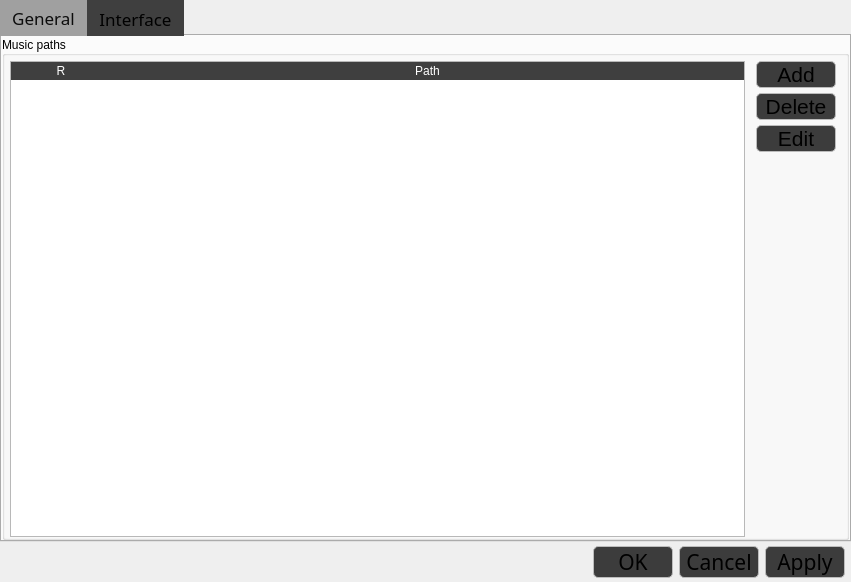
<?xml version="1.0" encoding="UTF-8"?>
<ui version="4.0">
 <class>MainWidget</class>
 <widget class="QWidget" name="MainWidget">
  <property name="enabled">
   <bool>true</bool>
  </property>
  <property name="geometry">
   <rect>
    <x>0</x>
    <y>0</y>
    <width>851</width>
    <height>582</height>
   </rect>
  </property>
  <property name="sizePolicy">
   <sizepolicy hsizetype="Expanding" vsizetype="Expanding">
    <horstretch>0</horstretch>
    <verstretch>0</verstretch>
   </sizepolicy>
  </property>
  <property name="minimumSize">
   <size>
    <width>750</width>
    <height>500</height>
   </size>
  </property>
  <property name="windowTitle">
   <string>Settings</string>
  </property>
  <property name="styleSheet">
   <string notr="true">color: rgb(255, 255, 255);
font: 75 13pt &quot;Century Gothic&quot;;
selection-background-color: rgb(188, 188, 188);
selection-color: rgb(0, 0, 0);
border-color: rgb(15, 15, 15);
background-color: rgb(63, 63, 63);
alternate-background-color: rgb(188, 188, 188);

QMenuBar::item:selected {
	background-color: rgb(188, 188, 188);
	color: rgb(0, 0, 0);
}</string>
  </property>
  <layout class="QGridLayout" name="MainWidget_gridLayout">
   <property name="leftMargin">
    <number>0</number>
   </property>
   <property name="topMargin">
    <number>0</number>
   </property>
   <property name="rightMargin">
    <number>0</number>
   </property>
   <property name="bottomMargin">
    <number>0</number>
   </property>
   <property name="spacing">
    <number>0</number>
   </property>
   <item row="1" column="0">
    <widget class="QTabWidget" name="tabWidget">
     <property name="enabled">
      <bool>true</bool>
     </property>
     <property name="font">
      <font>
       <family>Century Gothic</family>
       <pointsize>13</pointsize>
       <italic>false</italic>
       <bold>false</bold>
       <underline>false</underline>
       <strikeout>false</strikeout>
       <stylestrategy>PreferDefault</stylestrategy>
       <kerning>true</kerning>
      </font>
     </property>
     <property name="layoutDirection">
      <enum>Qt::LeftToRight</enum>
     </property>
     <property name="autoFillBackground">
      <bool>false</bool>
     </property>
     <property name="styleSheet">
      <string notr="true">QTabBar {
	font: 13pt &quot;Century Gothic&quot;;
	border: 0px solid;
}

QTabBar:tab {
	font: 13pt &quot;Century Gothic&quot;;
	background-color: rgb(63, 63, 63);

}
QTabBar:tab:hover {
	background-color: rgb(188, 188, 188);
	color: rgb(0, 0, 0)
}
QTabBar:tab:selected {
	background-color: rgb(160, 160, 160);
	color: rgb(12, 12, 12);
}

QTabWidget::pane {}</string>
     </property>
     <property name="tabPosition">
      <enum>QTabWidget::North</enum>
     </property>
     <property name="tabShape">
      <enum>QTabWidget::Rounded</enum>
     </property>
     <property name="currentIndex">
      <number>0</number>
     </property>
     <property name="elideMode">
      <enum>Qt::ElideNone</enum>
     </property>
     <property name="usesScrollButtons">
      <bool>true</bool>
     </property>
     <property name="documentMode">
      <bool>false</bool>
     </property>
     <property name="tabsClosable">
      <bool>false</bool>
     </property>
     <property name="movable">
      <bool>false</bool>
     </property>
     <property name="tabBarAutoHide">
      <bool>false</bool>
     </property>
     <widget class="QWidget" name="tab_general">
      <property name="styleSheet">
       <string notr="true"/>
      </property>
      <attribute name="title">
       <string>General</string>
      </attribute>
      <layout class="QGridLayout" name="tab_general_gridLayout">
       <property name="leftMargin">
        <number>0</number>
       </property>
       <property name="topMargin">
        <number>0</number>
       </property>
       <property name="rightMargin">
        <number>0</number>
       </property>
       <property name="bottomMargin">
        <number>0</number>
       </property>
       <property name="spacing">
        <number>0</number>
       </property>
       <item row="0" column="0">
        <widget class="QGroupBox" name="groupBox_music_paths">
         <property name="styleSheet">
          <string notr="true"/>
         </property>
         <property name="title">
          <string>Music paths</string>
         </property>
         <property name="alignment">
          <set>Qt::AlignLeading|Qt::AlignLeft|Qt::AlignVCenter</set>
         </property>
         <property name="flat">
          <bool>true</bool>
         </property>
         <property name="checkable">
          <bool>false</bool>
         </property>
         <layout class="QGridLayout" name="groupBox_music_paths_gridLayout">
          <property name="leftMargin">
           <number>5</number>
          </property>
          <property name="topMargin">
           <number>5</number>
          </property>
          <property name="rightMargin">
           <number>5</number>
          </property>
          <property name="bottomMargin">
           <number>0</number>
          </property>
          <item row="0" column="1">
           <widget class="QWidget" name="widget_music_paths_buttons" native="true">
            <layout class="QVBoxLayout" name="widget_music_paths_buttons_verticalLayout">
             <property name="spacing">
              <number>5</number>
             </property>
             <property name="leftMargin">
              <number>5</number>
             </property>
             <property name="topMargin">
              <number>0</number>
             </property>
             <property name="rightMargin">
              <number>5</number>
             </property>
             <property name="bottomMargin">
              <number>0</number>
             </property>
             <item>
              <widget class="QPushButton" name="button_add_path">
               <property name="minimumSize">
                <size>
                 <width>80</width>
                 <height>0</height>
                </size>
               </property>
               <property name="maximumSize">
                <size>
                 <width>80</width>
                 <height>16777215</height>
                </size>
               </property>
               <property name="styleSheet">
                <string notr="true">QPushButton {
	background-color: rgb(60, 60, 60);
	border-radius: 5%;
    border: 1px solid rgb(188, 188, 188);
	font-size: 16pt;
}

QPushButton:hover{
	background-color: rgb(188, 188, 188);
	color: rgb(0, 0, 0);
} </string>
               </property>
               <property name="text">
                <string>Add</string>
               </property>
              </widget>
             </item>
             <item>
              <widget class="QPushButton" name="button_delete_path">
               <property name="minimumSize">
                <size>
                 <width>80</width>
                 <height>0</height>
                </size>
               </property>
               <property name="maximumSize">
                <size>
                 <width>80</width>
                 <height>16777215</height>
                </size>
               </property>
               <property name="styleSheet">
                <string notr="true">QPushButton {
	background-color: rgb(60, 60, 60);
	border-radius: 5%;
    border: 1px solid rgb(188, 188, 188);
	font-size: 16pt;
}

QPushButton:hover{
	background-color: rgb(188, 188, 188);
	color: rgb(0, 0, 0);
} </string>
               </property>
               <property name="text">
                <string>Delete</string>
               </property>
              </widget>
             </item>
             <item>
              <widget class="QPushButton" name="button_edit_path">
               <property name="minimumSize">
                <size>
                 <width>80</width>
                 <height>0</height>
                </size>
               </property>
               <property name="maximumSize">
                <size>
                 <width>80</width>
                 <height>16777215</height>
                </size>
               </property>
               <property name="styleSheet">
                <string notr="true">QPushButton {
	background-color: rgb(60, 60, 60);
	border-radius: 5%;
    border: 1px solid rgb(188, 188, 188);
	font-size: 16pt;
}

QPushButton:hover{
	background-color: rgb(188, 188, 188);
	color: rgb(0, 0, 0);
} </string>
               </property>
               <property name="text">
                <string>Edit</string>
               </property>
              </widget>
             </item>
             <item>
              <spacer name="verticalSpacer">
               <property name="orientation">
                <enum>Qt::Vertical</enum>
               </property>
               <property name="sizeHint" stdset="0">
                <size>
                 <width>20</width>
                 <height>318</height>
                </size>
               </property>
              </spacer>
             </item>
            </layout>
           </widget>
          </item>
          <item row="0" column="0">
           <widget class="QTableWidget" name="tableWidget_music_paths">
            <property name="styleSheet">
             <string notr="true">QHeaderView {
	background: transparent;
	border: 0px solid;
}

QHeaderView::section {
	background-color: rgb(63, 63, 63);
	color: white;
	border: 0px solid;
}

QTableCornerButton::section {
	background-color: rgb(63,63, 63);
	border: 0px solid;
}</string>
            </property>
            <property name="frameShape">
             <enum>QFrame::StyledPanel</enum>
            </property>
            <property name="frameShadow">
             <enum>QFrame::Sunken</enum>
            </property>
            <property name="lineWidth">
             <number>1</number>
            </property>
            <property name="verticalScrollBarPolicy">
             <enum>Qt::ScrollBarAsNeeded</enum>
            </property>
            <property name="horizontalScrollBarPolicy">
             <enum>Qt::ScrollBarAlwaysOff</enum>
            </property>
            <property name="sizeAdjustPolicy">
             <enum>QAbstractScrollArea::AdjustIgnored</enum>
            </property>
            <property name="selectionMode">
             <enum>QAbstractItemView::SingleSelection</enum>
            </property>
            <property name="selectionBehavior">
             <enum>QAbstractItemView::SelectItems</enum>
            </property>
            <property name="showGrid">
             <bool>true</bool>
            </property>
            <property name="sortingEnabled">
             <bool>true</bool>
            </property>
            <property name="cornerButtonEnabled">
             <bool>true</bool>
            </property>
            <attribute name="horizontalHeaderMinimumSectionSize">
             <number>10</number>
            </attribute>
            <attribute name="horizontalHeaderStretchLastSection">
             <bool>true</bool>
            </attribute>
            <column>
             <property name="text">
              <string extracomment="Recursive search">R</string>
             </property>
             <property name="toolTip">
              <string extracomment="Recursive search"/>
             </property>
             <property name="whatsThis">
              <string extracomment="Recursive search"/>
             </property>
            </column>
            <column>
             <property name="text">
              <string>Path</string>
             </property>
            </column>
           </widget>
          </item>
         </layout>
        </widget>
       </item>
      </layout>
     </widget>
     <widget class="QWidget" name="tab_interface">
      <attribute name="title">
       <string>Interface</string>
      </attribute>
      <layout class="QGridLayout" name="tab_interface_gridLayout">
       <property name="leftMargin">
        <number>0</number>
       </property>
       <property name="topMargin">
        <number>0</number>
       </property>
       <property name="rightMargin">
        <number>0</number>
       </property>
       <property name="bottomMargin">
        <number>0</number>
       </property>
       <property name="spacing">
        <number>0</number>
       </property>
       <item row="0" column="0">
        <widget class="QGroupBox" name="groupBox_current_song_parameters">
         <property name="styleSheet">
          <string notr="true"/>
         </property>
         <property name="title">
          <string>Current song parameters</string>
         </property>
         <layout class="QGridLayout" name="groupBox_current_song_parameters_gridLayout">
          <property name="horizontalSpacing">
           <number>25</number>
          </property>
          <item row="0" column="1">
           <widget class="QRadioButton" name="button_radio_dials">
            <property name="font">
             <font>
              <family>Century Gothic</family>
              <pointsize>13</pointsize>
              <italic>false</italic>
              <bold>false</bold>
             </font>
            </property>
            <property name="text">
             <string>Dials</string>
            </property>
            <property name="checked">
             <bool>false</bool>
            </property>
           </widget>
          </item>
          <item row="1" column="1">
           <widget class="QRadioButton" name="button_radio_sliders">
            <property name="font">
             <font>
              <family>Century Gothic</family>
              <pointsize>13</pointsize>
              <italic>false</italic>
              <bold>false</bold>
             </font>
            </property>
            <property name="text">
             <string>Sliders</string>
            </property>
            <property name="checked">
             <bool>true</bool>
            </property>
           </widget>
          </item>
          <item row="0" column="0">
           <widget class="QLabel" name="label_style">
            <property name="font">
             <font>
              <family>Century Gothic</family>
              <pointsize>13</pointsize>
              <italic>false</italic>
              <bold>false</bold>
             </font>
            </property>
            <property name="text">
             <string>Style</string>
            </property>
            <property name="alignment">
             <set>Qt::AlignCenter</set>
            </property>
           </widget>
          </item>
         </layout>
        </widget>
       </item>
      </layout>
     </widget>
    </widget>
   </item>
   <item row="2" column="0">
    <widget class="QWidget" name="widget_footer" native="true">
     <property name="sizePolicy">
      <sizepolicy hsizetype="Expanding" vsizetype="Preferred">
       <horstretch>0</horstretch>
       <verstretch>0</verstretch>
      </sizepolicy>
     </property>
     <property name="minimumSize">
      <size>
       <width>0</width>
       <height>40</height>
      </size>
     </property>
     <property name="maximumSize">
      <size>
       <width>16777215</width>
       <height>40</height>
      </size>
     </property>
     <property name="autoFillBackground">
      <bool>false</bool>
     </property>
     <layout class="QHBoxLayout" name="widget_footer_horizontalLayout">
      <property name="leftMargin">
       <number>0</number>
      </property>
      <property name="topMargin">
       <number>4</number>
      </property>
      <property name="rightMargin">
       <number>6</number>
      </property>
      <property name="bottomMargin">
       <number>4</number>
      </property>
      <item>
       <spacer name="horizontalSpacer">
        <property name="orientation">
         <enum>Qt::Horizontal</enum>
        </property>
        <property name="sizeHint" stdset="0">
         <size>
          <width>498</width>
          <height>20</height>
         </size>
        </property>
       </spacer>
      </item>
      <item>
       <widget class="QWidget" name="widget_footer_buttons" native="true">
        <layout class="QGridLayout" name="widget_footer_buttons_gridLayout">
         <property name="leftMargin">
          <number>0</number>
         </property>
         <property name="topMargin">
          <number>0</number>
         </property>
         <property name="rightMargin">
          <number>0</number>
         </property>
         <property name="bottomMargin">
          <number>0</number>
         </property>
         <property name="verticalSpacing">
          <number>0</number>
         </property>
         <item row="0" column="0">
          <widget class="QPushButton" name="button_ok">
           <property name="minimumSize">
            <size>
             <width>80</width>
             <height>32</height>
            </size>
           </property>
           <property name="maximumSize">
            <size>
             <width>80</width>
             <height>32</height>
            </size>
           </property>
           <property name="font">
            <font>
             <family>Century Gothic</family>
             <pointsize>16</pointsize>
             <italic>false</italic>
             <bold>false</bold>
             <strikeout>false</strikeout>
             <kerning>true</kerning>
            </font>
           </property>
           <property name="styleSheet">
            <string notr="true">QPushButton {
	background-color: rgb(60, 60, 60);
	border-radius: 5%;
    border: 1px solid rgb(188, 188, 188);
	font-size: 16pt;
}

QPushButton:hover{
	background-color: rgb(188, 188, 188);
	color: rgb(0, 0, 0);
} </string>
           </property>
           <property name="text">
            <string>OK</string>
           </property>
          </widget>
         </item>
         <item row="0" column="1">
          <widget class="QPushButton" name="button_cancel">
           <property name="minimumSize">
            <size>
             <width>80</width>
             <height>32</height>
            </size>
           </property>
           <property name="maximumSize">
            <size>
             <width>80</width>
             <height>32</height>
            </size>
           </property>
           <property name="sizeIncrement">
            <size>
             <width>0</width>
             <height>0</height>
            </size>
           </property>
           <property name="baseSize">
            <size>
             <width>0</width>
             <height>0</height>
            </size>
           </property>
           <property name="font">
            <font>
             <family>Century Gothic</family>
             <pointsize>16</pointsize>
             <italic>false</italic>
             <bold>false</bold>
            </font>
           </property>
           <property name="styleSheet">
            <string notr="true">QPushButton {
	background-color: rgb(60, 60, 60);
	border-radius: 5%;
    border: 1px solid rgb(188, 188, 188);
	font-size: 16pt;
}

QPushButton:hover{
	background-color: rgb(188, 188, 188);
	color: rgb(0, 0, 0);
} </string>
           </property>
           <property name="text">
            <string>Cancel</string>
           </property>
          </widget>
         </item>
         <item row="0" column="2">
          <widget class="QPushButton" name="button_apply">
           <property name="minimumSize">
            <size>
             <width>80</width>
             <height>32</height>
            </size>
           </property>
           <property name="maximumSize">
            <size>
             <width>80</width>
             <height>32</height>
            </size>
           </property>
           <property name="baseSize">
            <size>
             <width>0</width>
             <height>0</height>
            </size>
           </property>
           <property name="font">
            <font>
             <family>Century Gothic</family>
             <pointsize>16</pointsize>
             <italic>false</italic>
             <bold>false</bold>
            </font>
           </property>
           <property name="styleSheet">
            <string notr="true">QPushButton {
	background-color: rgb(60, 60, 60);
	border-radius: 5%;
    border: 1px solid rgb(188, 188, 188);
	font-size: 16pt;
}

QPushButton:hover{
	background-color: rgb(188, 188, 188);
	color: rgb(0, 0, 0);
} </string>
           </property>
           <property name="text">
            <string>Apply</string>
           </property>
          </widget>
         </item>
        </layout>
       </widget>
      </item>
     </layout>
    </widget>
   </item>
  </layout>
 </widget>
 <resources/>
 <connections/>
</ui>
